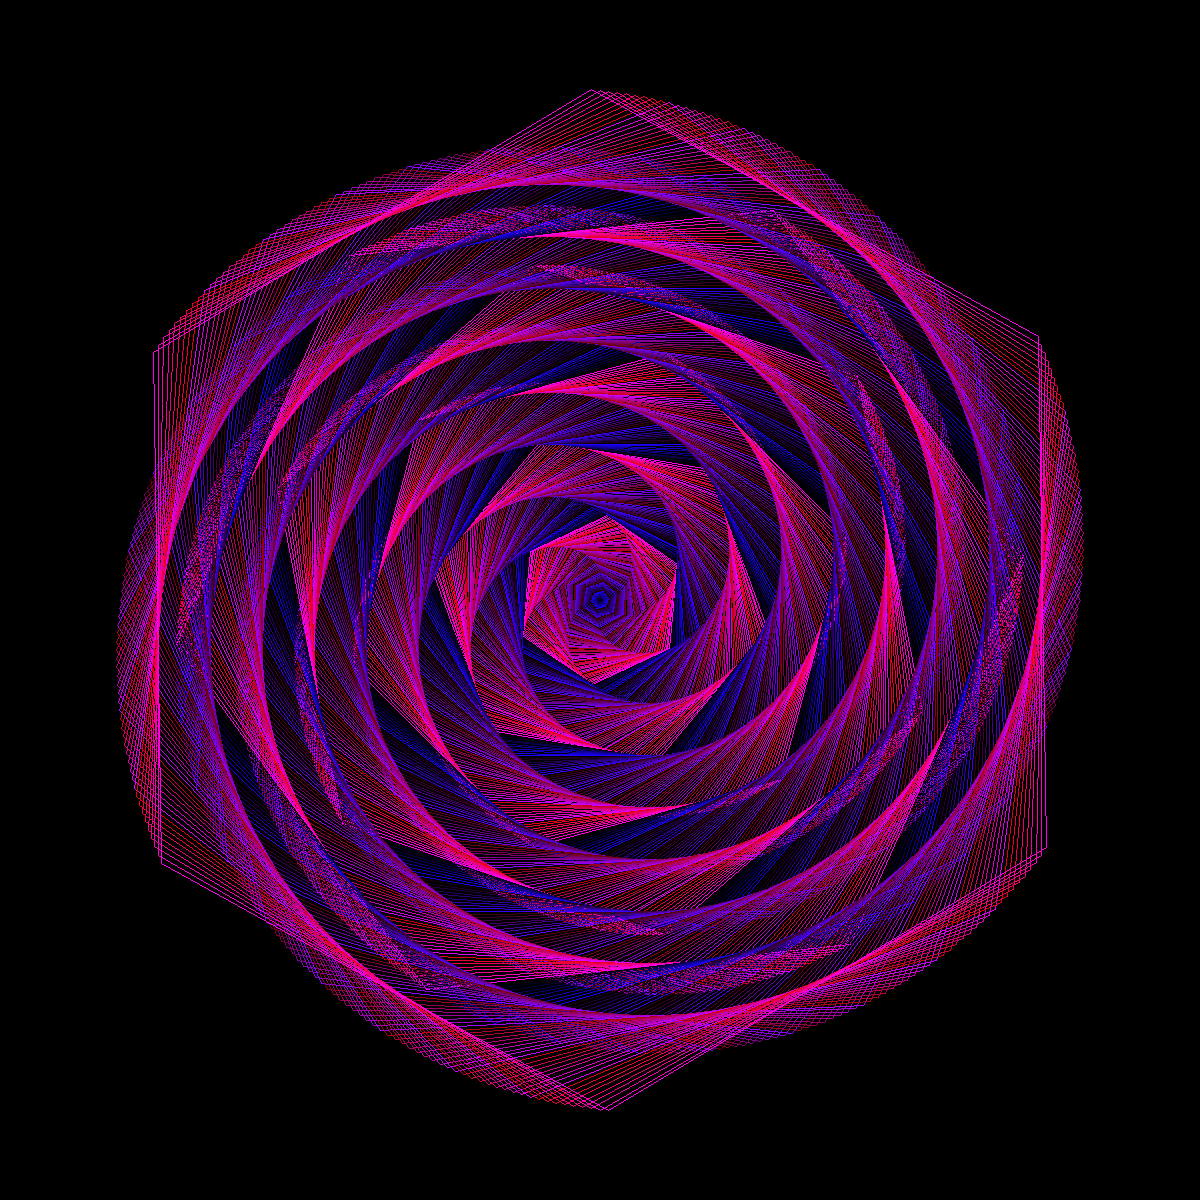

Source code (Python):
from PIL import Image, ImageDraw

# Setup
img_width = 1200
img_height = 1200
img = Image.new("RGB", (img_width, img_height), (0, 0, 0))
draw = ImageDraw.Draw(img)

# Draw
#radius = 1
for i in range(1, 512):
    #draw.regular_polygon((img_width/2, img_height/2, radius), 12, outline=(i, 0, (i*21)%255), rotation=i*9)

    # Draw a color wave which oscillates between white and black and other colors - differenet frequency waves which synchroonize...
    # Need something that is 256-periodic - so, like... i*4, i*8, i*16
    #draw.regular_polygon((img_width/2, img_height/2, i), 6, outline=((i*3)%256, 50, (i*27)%256), rotation=i*1)
    draw.regular_polygon((img_width/2, img_height/2, i), 6, outline=((i*3)%256, 0, (i*27)%256), rotation=i*1)
    #radius = radius * 1.0255

# Saves the picture
img_path = __file__.replace('.py', '.png')
img.save(img_path)
print(f'Saved {img_path}')
img.show()
